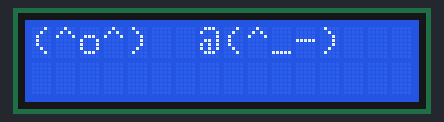
A sketch run on a simulated Arduino Uno, built with avr-gcc and run on an emulated ATmega328P. Shown: 16×2 character LCD.

Above: at 0.1 s.
At 1.1 s:
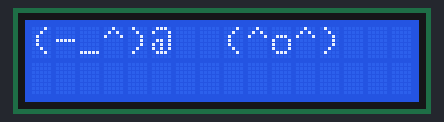

Measured:
- what the display in image 1 shows lasts 1.0 s, from 1.1 s to 2.1 s

The sketch:

emtionLCD.ino
```cpp
#include <Wire.h>
#include <LiquidCrystal_I2C.h>

LiquidCrystal_I2C lcd(0x27, 16, 2);

void setup() {
  lcd.begin();

  lcd.backlight();
}
void loop() {
  lcd.clear();
  lcd.print("(^o^)  @(^_-)");
  delay(1000);
  lcd.clear();

  lcd.print("(-_^)@  (^o^)");
  delay(1000);
}
```
